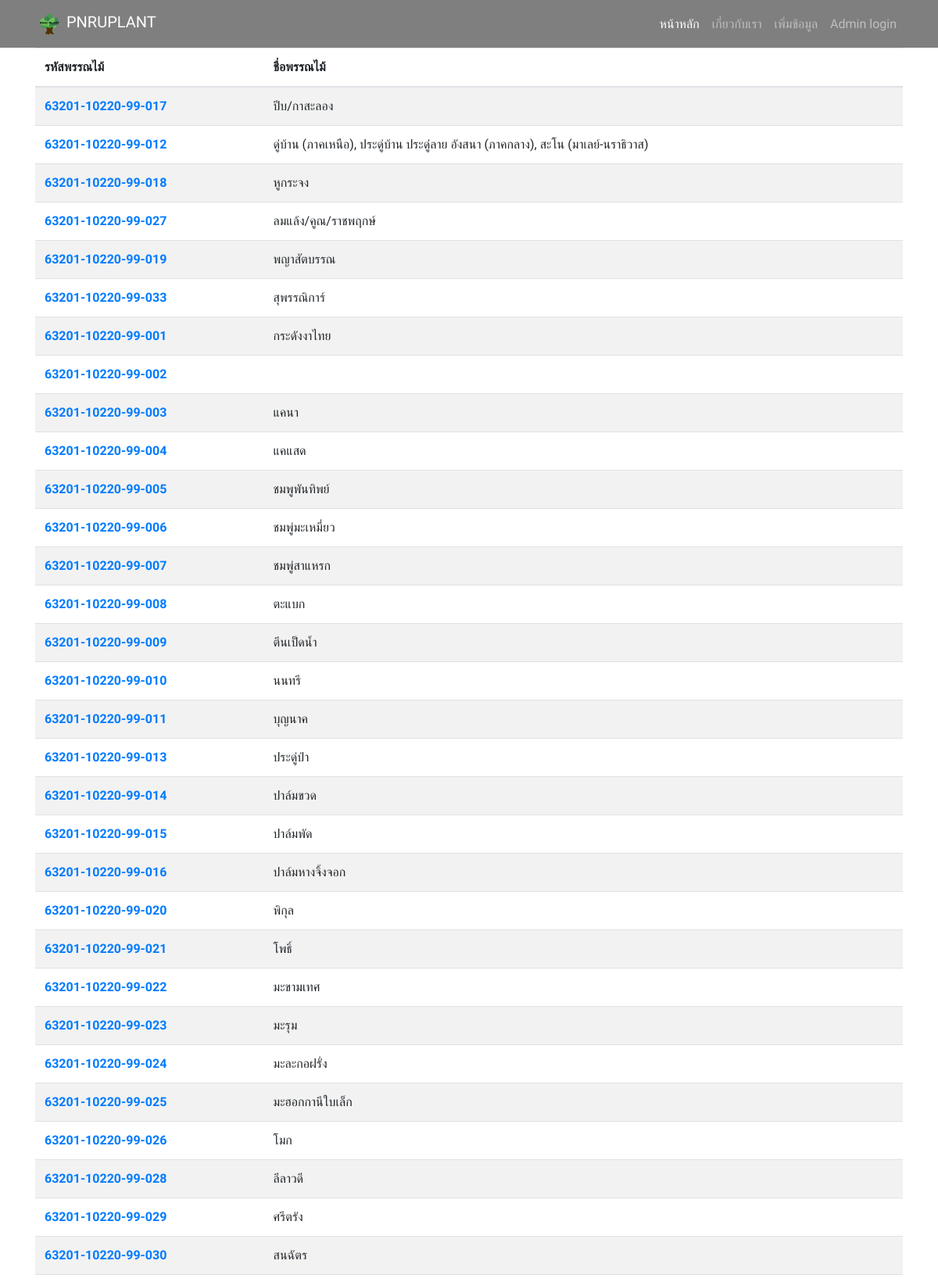
Screenshot of /search.php (upper part) with the database file from the repository.
### tables this page shows
CREATE TABLE `plantdetail` (
  `PlandetailtID` varchar(60) NOT NULL,
  `PlantName` varchar(300) NOT NULL,
  `PlantScience` varchar(300) NOT NULL,
  `PlantDiscover` varchar(300) NOT NULL,
  `PlantCommonname` varchar(300) NOT NULL,
  `PlantType` varchar(300) NOT NULL,
  `PlantTypeENG` varchar(300) NOT NULL,
  `PlantDistrbution` varchar(300) NOT NULL,
  `PlantDistrbutionEng` varchar(300) NOT NULL,
  `PlantBenefit` varchar(300) NOT NULL,
  `PlantBenefitEng` varchar(300) NOT NULL,
  `PlantBanefity` varchar(300) NOT NULL,
  `PlantBanefityEng` varchar(300) NOT NULL,
  `PlantFlower` varchar(300) NOT NULL,
  `PlantFlowerEng` varchar(300) NOT NULL,
  `PlantRound` varchar(300) NOT NULL,
  `PlantRoundEng` varchar(300) NOT NULL,
  `PlantSeed` varchar(300) NOT NULL,
  `PlantSeedEng` varchar(300) NOT NULL,
  `PlantStem` varchar(300) NOT NULL,
  `PlantStemEng` varchar(300) NOT NULL,
  `PlantLeaf` varchar(300) NOT NULL,
  `PlantLeafEng` varchar(300) NOT NULL,
  `SeasonID` char(2) NOT NULL,
  `PlantfamilyID` char(10) NOT NULL
);

### search.php (the view, shortened to what this page needs)
<!DOCTYPE html>
<html lang="en">
<head>
    <link rel="stylesheet" href="https://maxcdn.bootstrapcdn.com/bootstrap/4.0.0/css/bootstrap.min.css"
>
    <link rel="stylesheet" href="node_modules/@fortawesome/fontawesome-free/css/all.min.css">
    <link rel="stylesheet" href="css/style.css">
</head>
<body>
    <nav id="navbar" class="navbar navbar-expand-lg position-sticky navbar-dark bg-alpha">
        <div class="container">
            <a class="navbar-brand" href="#">
                <img src="image/logo.png" width="35" height="35" class="d-inline-block align-top" alt="">
                PNRUPLANT
            </a>
            <div class="collapse navbar-collapse" id="navbarKey">
                <ul class="navbar-nav ml-auto text-center">
                    <li class="nav-item active">
                        <a class="nav-link" href="index.html">หน้าหลัก <span class="sr-only">(current)</span></a>
                    </li>
                    <li class="nav-item">
                        <a class="nav-link" href="#footer">เกี่ยวกับเรา</a>
                    </li>
                    <li class="nav-item">
                        <a class="nav-link" href="#input">เพิ่มข้อมูล</a>
                    </li>
                    <li class="nav-item">
                        <a class="nav-link" href="singin.php">Admin login</a>
                    </li>
                </ul>
            </div>
        </div>
    </nav>
    <div class="container">
    <?php
    include('connection.php');
    $planname = $_POST['plantname'];
    $query = "SELECT * FROM `plantdetail` WHERE `PlantName` LIKE '%$planname%'" or die("Error:" . mysqli_error());
    $result = mysqli_query($conn, $query);
    echo "<table class='table table-striped '>";
    echo "<thead>";
    echo "<tr>
        <th>รหัสพรรณไม้</th>
        <th>ชื่อพรรณไม้</th>
    </tr>";
    echo "</thead>";
    echo "<tbody>";
    while ($row = mysqli_fetch_array($result)) {
        echo "<tr>";
        echo "<th><a href='result_search.php?ID=$row[0]'>" . $row["PlandetailtID"] .  "</th> ";
        echo "<td>" . $row["PlantName"] .  "</td> ";
        echo "</tr>";
    }
    echo "</table>";
    ?>
    </div>
</body>
</html>

### css/style.css (style rules this page uses)
html, body { height: 100%; font-family: "Prompt", sans-serif; }
.bg-alpha { background: rgba(0, 0, 0, 0.5); }

### rows the page displays
plantdetail: PlandetailtID "63201-10220-99-017", PlantName "ปีบ/กาสะลอง"
plantdetail: PlandetailtID "63201-10220-99-012", PlantName "ดู่บ้าน (ภาคเหนือ), ประดู่บ้าน ประดู่ลาย อังสนา (ภาคกลาง), สะโน (มาเลย์-นราธิวาส)"
plantdetail: PlandetailtID "63201-10220-99-018", PlantName "หูกระจง"
plantdetail: PlandetailtID "63201-10220-99-027", PlantName "ลมแล้ง/คูณ/ราชพฤกษ์"
plantdetail: PlandetailtID "63201-10220-99-019", PlantName "พญาสัตบรรณ"
plantdetail: PlandetailtID "63201-10220-99-033", PlantName "สุพรรณิการ์"
plantdetail: PlandetailtID "63201-10220-99-001", PlantName "กระดังงาไทย"
plantdetail: PlandetailtID "63201-10220-99-002"
plantdetail: PlandetailtID "63201-10220-99-003", PlantName "แคนา"
plantdetail: PlandetailtID "63201-10220-99-004", PlantName "แคแสด"
plantdetail: PlandetailtID "63201-10220-99-005", PlantName "ชมพูพันทิพย์"
plantdetail: PlandetailtID "63201-10220-99-006", PlantName "ชมพู่มะเหมี่ยว"
plantdetail: PlandetailtID "63201-10220-99-007", PlantName "ชมพู่สาแหรก"
plantdetail: PlandetailtID "63201-10220-99-008", PlantName "ตะแบก"
plantdetail: PlandetailtID "63201-10220-99-009", PlantName "ตีนเป็ดน้ำ"
plantdetail: PlandetailtID "63201-10220-99-010", PlantName "นนทรี"
plantdetail: PlandetailtID "63201-10220-99-011", PlantName "บุญนาค"
plantdetail: PlandetailtID "63201-10220-99-013", PlantName "ประดู่ป่า"
plantdetail: PlandetailtID "63201-10220-99-014", PlantName "ปาล์มขวด"
plantdetail: PlandetailtID "63201-10220-99-015", PlantName "ปาล์มพัด"
plantdetail: PlandetailtID "63201-10220-99-016", PlantName "ปาล์มหางจิ้งจอก"
plantdetail: PlandetailtID "63201-10220-99-020", PlantName "พิกุล"
plantdetail: PlandetailtID "63201-10220-99-021", PlantName "โพธิ์"
plantdetail: PlandetailtID "63201-10220-99-022", PlantName "มะขามเทศ"
plantdetail: PlandetailtID "63201-10220-99-023", PlantName "มะรุม"
plantdetail: PlandetailtID "63201-10220-99-024", PlantName "มะละกอฝรั่ง"
plantdetail: PlandetailtID "63201-10220-99-025", PlantName "มะฮอกกานีใบเล็ก"
plantdetail: PlandetailtID "63201-10220-99-026", PlantName "โมก"
plantdetail: PlandetailtID "63201-10220-99-028", PlantName "ลีลาวดี"
plantdetail: PlandetailtID "63201-10220-99-029", PlantName "ศรีตรัง"
plantdetail: PlandetailtID "63201-10220-99-030", PlantName "สนฉัตร"
